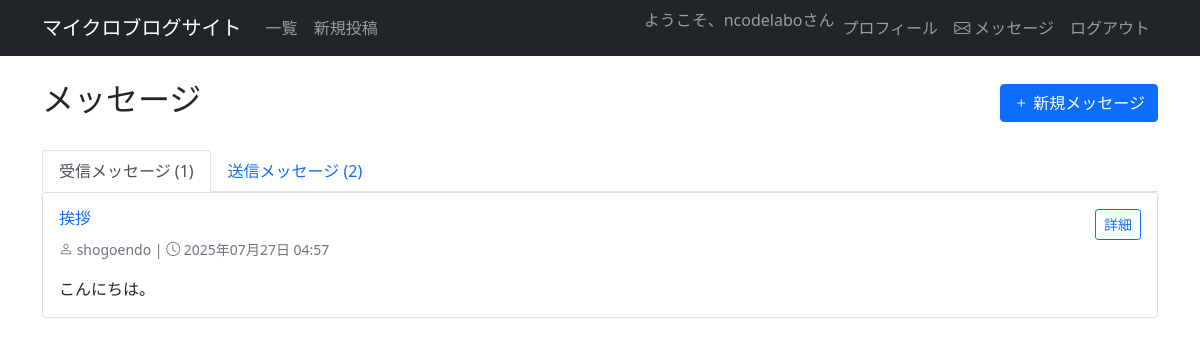
/inbox/ (signed in), run on the app's committed database.
### reviewpost/models.py (models this page shows, shortened)
class Message(models.Model):
    sender = models.ForeignKey(User, on_delete=models.CASCADE, related_name='sent_messages')
    recipient = models.ForeignKey(User, on_delete=models.CASCADE, related_name='received_messages')
    subject = models.CharField(max_length=200)
    content = models.TextField()
    created_at = models.DateTimeField(auto_now_add=True)
    is_read = models.BooleanField(default=False)
    class Meta:
        ordering = ['-created_at']

### reviewpost/views.py (the view)
# urls.py: path('inbox/', inboxview, name='inbox'),
@login_required(login_url='/login')
def inboxview(request):
    received_messages = Message.objects.filter(recipient=request.user)
    sent_messages = Message.objects.filter(sender=request.user)
    return render(request, 'inbox.html', {
        'received_messages': received_messages,
        'sent_messages': sent_messages
    })

### templates/inbox.html (shortened to what this page needs)
{% extends 'base.html' %}
{% block content %}
<div class="container mt-4">
    <div class="row">
        <div class="col-md-12">
            <div class="d-flex justify-content-between align-items-center mb-4">
                <h2>メッセージ</h2>
                <a href="{% url 'send_message' %}" class="btn btn-primary">
                    <i class="bi bi-plus"></i> 新規メッセージ
                </a>
            </div>
            <ul class="nav nav-tabs" id="messageTabs" role="tablist">
                <li class="nav-item" role="presentation">
                    <button class="nav-link active" id="received-tab" data-bs-toggle="tab" data-bs-target="#received" type="button" role="tab">
                        受信メッセージ ({{ received_messages.count }})
                    </button>
                </li>
                <li class="nav-item" role="presentation">
                    <button class="nav-link" id="sent-tab" data-bs-toggle="tab" data-bs-target="#sent" type="button" role="tab">
                        送信メッセージ ({{ sent_messages.count }})
                    </button>
                </li>
            </ul>
            <div class="tab-content" id="messageTabsContent">
                <div class="tab-pane fade show active" id="received" role="tabpanel">
                    {% if received_messages %}
                        {% for message in received_messages %}
                            <div class="card mb-3 {% if not message.is_read %}border-primary{% endif %}">
                                <div class="card-body">
                                    <div class="d-flex justify-content-between align-items-start">
                                        <div>
                                            <h6 class="card-title">
                                                <a href="{% url 'message_detail' message.id %}" class="text-decoration-none">
                                                    {{ message.subject }}
                                                </a>
                                            </h6>
                                            <p class="card-text text-muted">
                                                <small>
                                                    <i class="bi bi-person"></i> {{ message.sender.username }} |
                                                    <i class="bi bi-clock"></i> {{ message.created_at|date:"Y年m月d日 H:i" }}
                                                </small>
                                            </p>
                                            <p class="card-text">{{ message.content|truncatewords:30 }}</p>
                                        </div>
                                        <div>
                                            <a href="{% url 'message_detail' message.id %}" class="btn btn-sm btn-outline-primary">詳細</a>
                                        </div>
                                    </div>
                                </div>
                            </div>
                        {% endfor %}
                    {% else %}
                        <div class="text-center py-5">
                            <i class="bi bi-inbox display-1 text-muted"></i>
                            <p class="text-muted mt-3">受信メッセージはありません</p>
                        </div>
                    {% endif %}
                </div>
            </div>
        </div>
    </div>
</div>
{% endblock content %}

### templates/base.html (shortened to what this page needs)
<!DOCTYPE html>
<html lang="ja">
<head>
    <link href="https://cdn.jsdelivr.net/npm/bootstrap@5.0.2/dist/css/bootstrap.min.css" rel="stylesheet">
    <link rel="stylesheet" href="https://cdn.jsdelivr.net/npm/bootstrap-icons@1.7.2/font/bootstrap-icons.css">
</head>
<body>
    <nav class="navbar navbar-expand-lg navbar-dark bg-dark">
        <div class="container">
            <a class="navbar-brand" href="{% url 'list' %}">マイクロブログサイト</a>
            <div class="collapse navbar-collapse" id="navbarNav">
                <ul class="navbar-nav me-auto">
                    <li class="nav-item">
                        <a class="nav-link" href="{% url 'list' %}">一覧</a>
                    </li>
                    <li class="nav-item">
                        <a class="nav-link" href="{% url 'create' %}">新規投稿</a>
                    </li>
                </ul>
                <ul class="navbar-nav">
                    {% if user.is_authenticated %}
                        <li class="nav-item">
                            <span class="navbar-text">ようこそ、{{ user.username }}さん</span>
                        </li>
                        <li class="nav-item">
                            <a class="nav-link" href="{% url 'profile' user.username %}">プロフィール</a>
                        </li>
                        <li class="nav-item">
                            <a class="nav-link" href="{% url 'inbox' %}">
                                <i class="bi bi-envelope"></i> メッセージ
                            </a>
                        </li>
                        <li class="nav-item">
                            <a class="nav-link" href="{% url 'logout' %}">ログアウト</a>
                        </li>
                    {% endif %}
                </ul>
            </div>
        </div>
    </nav>
    {% block content %}
    {% endblock content %}
</body>
</html>

### data on the page
Message: subject "挨拶", sender.username "shogoendo", created_at "2025年07月27日 04:57", content "こんにちは。"

### other printed values
{{ user.username }} "ncodelabo"
{{ received_messages.count }} "1"
{{ sent_messages.count }} "2"
